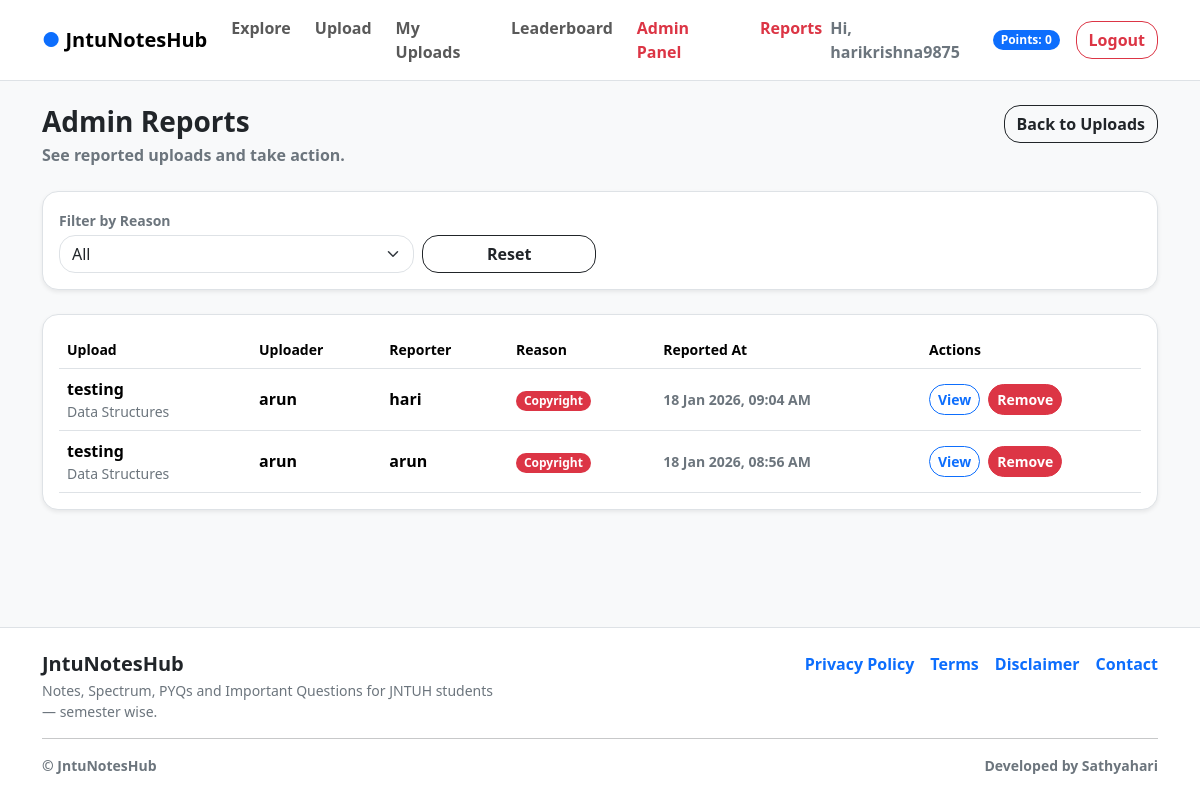
The app's page /admin-panel/reports/ (signed in) with its own data.
### core/models.py (models this page shows, shortened)
class Report(models.Model):
    REASON_CHOICES = [
        ("SPAM", "Spam"),
        ("WRONG", "Wrong Content"),
        ("COPYRIGHT", "Copyright"),
        ("VULGAR", "Vulgar/Abuse"),
    ]
    reporter = models.ForeignKey(User, on_delete=models.CASCADE)
    upload = models.ForeignKey(Upload, on_delete=models.CASCADE)
    reason = models.CharField(max_length=20, choices=REASON_CHOICES)
    created_at = models.DateTimeField(auto_now_add=True)
    class Meta:
        unique_together = ("reporter", "upload")

class Upload(models.Model):
    TYPE_CHOICES = [
        ("NOTES", "Notes"),
        ("SPECTRUM", "Spectrum"),
        ("PYQ", "Previous Year Questions"),
        ("IMP", "Important Questions"),
    ]
    STATUS_CHOICES = [
        ("UNVERIFIED", "Unverified"),
        ("VERIFIED", "Verified"),
        ("REMOVED", "Removed"),
    ]
    uploader = models.ForeignKey(User, on_delete=models.CASCADE)
    subject = models.ForeignKey(Subject, on_delete=models.CASCADE)
    title = models.CharField(max_length=200)
    description = models.TextField(blank=True)
    file = models.FileField(upload_to="uploads/")
    upload_type = models.CharField(max_length=20, choices=TYPE_CHOICES)
    status = models.CharField(max_length=20, choices=STATUS_CHOICES, default="UNVERIFIED")
    created_at = models.DateTimeField(auto_now_add=True)

class Subject(models.Model):
    branch = models.ForeignKey(Branch, on_delete=models.CASCADE)
    semester = models.ForeignKey(Semester, on_delete=models.CASCADE)
    name = models.CharField(max_length=150)
    class Meta:
        unique_together = ("branch", "semester", "name")

### core/views.py (the view)
# urls.py: path("admin-panel/reports/", views.admin_reports, name="admin_reports"),
@user_passes_test(is_admin)
def admin_reports(request):
    reports = Report.objects.select_related("upload", "reporter").order_by("-created_at")
    return render(request, "core/admin_reports.html", {"reports": reports, "user_points": get_user_points(request.user)})

### core/context_processors.py (called while the page is built)
def user_points(request):
    if request.user.is_authenticated:
        total = PointsLog.objects.filter(user=request.user).aggregate(
            total=Sum("points_change")
        )["total"] or 0
        return {"user_points": total}
    return {"user_points": 0}

### core/views.py (called while the page is built)
def get_user_points(user):
    total = PointsLog.objects.filter(user=user).aggregate(total=Sum("points_change"))["total"]
    return total or 0

def is_admin(user):
    return user.is_staff

### core/templates/core/admin_reports.html (shortened to what this page needs)
{% extends "core/base.html" %}
{% block content %}
<div class="d-flex justify-content-between align-items-start flex-wrap gap-3 mb-4">
  <div>
    <h3 class="fw-bold mb-1">Admin Reports</h3>
    <p class="text-secondary fw-semibold mb-0">See reported uploads and take action.</p>
  </div>
  <a href="{% url 'admin_uploads' %}" class="btn btn-outline-dark fw-semibold rounded-4">
    Back to Uploads
  </a>
</div>
<div class="bg-white border rounded-4 shadow-sm p-3 mb-4">
  <form method="GET" class="row g-2 align-items-end">
    <div class="col-md-4">
      <label class="fw-semibold small text-secondary mb-1">Filter by Reason</label>
      <select name="reason" class="form-select rounded-4" onchange="this.form.submit()">
        <option value="">All</option>
      </select>
    </div>
    <div class="col-md-2">
      <a class="btn btn-outline-dark fw-semibold rounded-4 w-100" href="{% url 'admin_reports' %}">
        Reset
      </a>
    </div>
  </form>
</div>
<div class="bg-white border rounded-4 shadow-sm p-3">
  <div class="table-responsive">
    <table class="table align-middle mb-0">
      <thead>
        <tr class="text-secondary small">
          <th>Upload</th>
          <th>Uploader</th>
          <th>Reporter</th>
          <th>Reason</th>
          <th>Reported At</th>
          <th style="width:220px;">Actions</th>
        </tr>
      </thead>
      <tbody>
        {% for r in reports %}
        <tr>
          <td>
            <div class="fw-bold">{{ r.upload.title }}</div>
            <div class="text-secondary small">{{ r.upload.subject.name }}</div>
          </td>
          <td class="fw-semibold">{{ r.upload.uploader.username }}</td>
          <td class="fw-semibold">{{ r.reporter.username }}</td>
          <td>
            {% if r.reason == "SPAM" %}
              <span class="badge bg-secondary rounded-pill">Spam</span>
            {% elif r.reason == "WRONG" %}
              <span class="badge bg-warning text-dark rounded-pill">Wrong</span>
            {% elif r.reason == "COPYRIGHT" %}
              <span class="badge bg-danger rounded-pill">Copyright</span>
            {% else %}
              <span class="badge bg-dark rounded-pill">Vulgar</span>
            {% endif %}
          </td>
          <td class="text-secondary fw-semibold small">
            {{ r.created_at|date:"d M Y, h:i A" }}
          </td>
          <td>
            <div class="d-flex gap-2 flex-wrap">
              <a class="btn btn-outline-primary btn-sm fw-semibold rounded-4"
                 href="{% url 'view_note' r.upload.id %}">
                View
              </a>
              <a class="btn btn-danger btn-sm fw-semibold rounded-4"
                 href="{% url 'remove_upload' r.upload.id %}"
                 onclick="return confirm('Remove this upload?');">
                Remove
              </a>
            </div>
          </td>
        </tr>
        {% empty %}
        <tr>
          <td colspan="6" class="text-center text-secondary fw-semibold py-4">
            No reports found.
          </td>
        </tr>
        {% endfor %}
      </tbody>
    </table>
  </div>
</div>
{% endblock %}

### core/templates/core/base.html (shortened to what this page needs)
{% load static %}
<!DOCTYPE html>
<html lang="en">
<head>
  <link href="https://cdn.jsdelivr.net/npm/bootstrap@5.3.3/dist/css/bootstrap.min.css" rel="stylesheet">
</head>
<body class="bg-light d-flex flex-column min-vh-100">
<nav class="navbar navbar-expand-lg bg-white border-bottom sticky-top">
  <div class="container">
    <a class="navbar-brand fw-bold" href="{% url 'home' %}">
      <span class="text-primary">●</span> JntuNotesHub
    </a>
    <div class="collapse navbar-collapse" id="navMenu">
      <ul class="navbar-nav mx-auto gap-2">
        <li class="nav-item"><a class="nav-link fw-semibold" href="{% url 'home' %}">Explore</a></li>
        <li class="nav-item"><a class="nav-link fw-semibold" href="{% url 'upload_note' %}">Upload</a></li>
        <li class="nav-item"><a class="nav-link fw-semibold" href="{% url 'my_uploads' %}">My Uploads</a></li>
        <li class="nav-item"><a class="nav-link fw-semibold" href="{% url 'leaderboard' %}">Leaderboard</a></li>
        {% if user.is_staff %}
<li class="nav-item">
  <a class="nav-link fw-semibold text-danger" href="{% url 'admin_uploads' %}">
    Admin Panel
  </a>
</li>
<li class="nav-item">
  <a class="nav-link fw-semibold text-danger" href="{% url 'admin_reports' %}">
    Reports
  </a>
</li>
{% endif %}
      </ul>
      {% if user.is_authenticated %}
  <span class="text-secondary fw-semibold me-2">
    Hi, <b>{{ user.username }}</b>
  </span>
  <span class="badge bg-primary rounded-pill me-3">
    Points: {{ user_points }}
  </span>
  <form method="POST" action="{% url 'logout' %}" class="d-inline">
  <button type="submit" class="btn btn-outline-danger fw-semibold rounded-4">
    Logout
  </button>
</form>
{% endif %}
      </div>
    </div>
</nav>
<main class="container py-4 flex-grow-1">
  {% block content %}{% endblock %}
</main>
<footer class="border-top bg-white mt-auto">
  <div class="container py-4">
    <div class="row g-3">
      <div class="col-md-5">
        <h5 class="fw-bold mb-1">JntuNotesHub</h5>
        <p class="text-secondary small mb-0">
          Notes, Spectrum, PYQs and Important Questions for JNTUH students — semester wise.
        </p>
      </div>
      <div class="col-md-7">
        <div class="d-flex flex-wrap gap-3 justify-content-md-end">
          <a class="text-decoration-none fw-semibold text-primary" href="{% url 'privacy_policy' %}">Privacy Policy</a>
          <a class="text-decoration-none fw-semibold text-primary" href="{% url 'terms' %}">Terms</a>
          <a class="text-decoration-none fw-semibold text-primary" href="{% url 'disclaimer' %}">Disclaimer</a>
          <a class="text-decoration-none fw-semibold text-primary" href="{% url 'contact' %}">Contact</a>
        </div>
      </div>
    </div>
    <hr class="my-3">
    <div class="d-flex justify-content-between flex-wrap gap-2">
      <small class="text-secondary fw-semibold">
        © {{ now|date:"Y" }} JntuNotesHub
      </small>
      <small class="text-secondary fw-semibold">
        Developed by <b>Sathyahari</b>
      </small>
    </div>
  </div>
</footer>
</body>
</html>

### records on screen
Report: upload "testing", upload.subject.name "Data Structures", upload.uploader.username "arun", reporter.username "hari", reason "Copyright", created_at "18 Jan 2026, 09:04 AM"
Report: upload "testing", upload.subject.name "Data Structures", upload.uploader.username "arun", reporter.username "arun", reason "Copyright", created_at "18 Jan 2026, 08:56 AM"

### other values on screen
{{ user.username }} "harikrishna9875"
{{ user_points }} "0"
